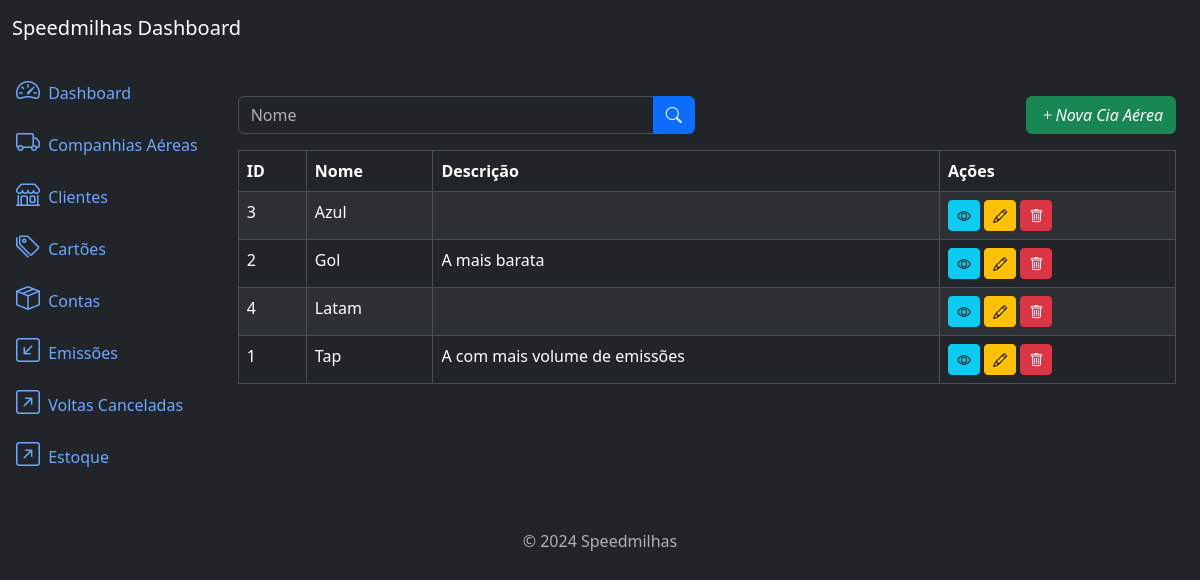
The app's page /airlines/list/, older data.
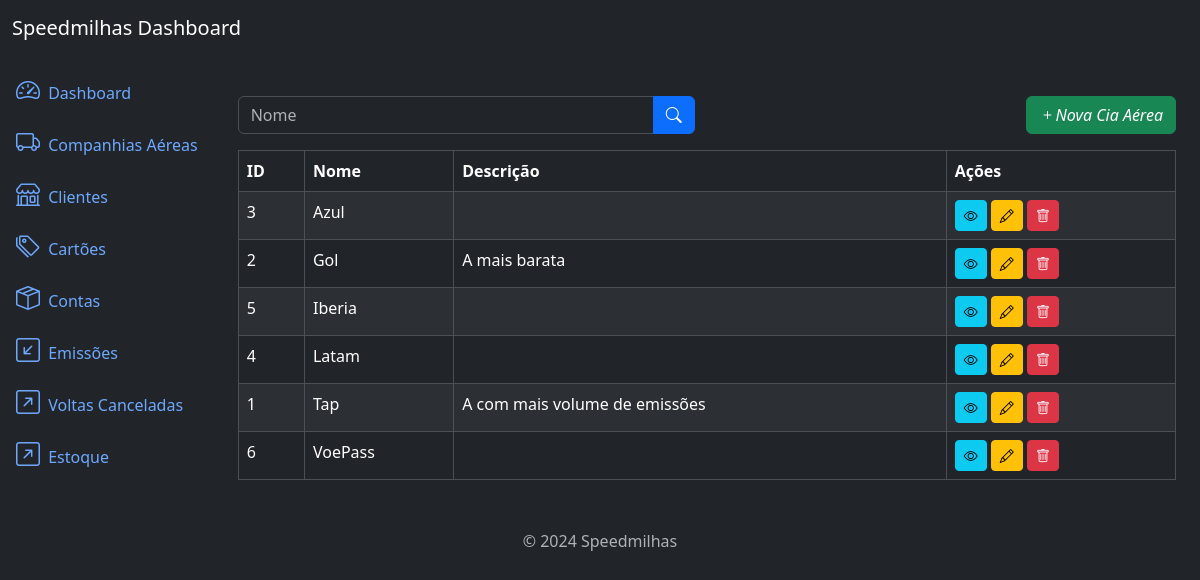
The same page, newer data.
### airlines/models.py (models this page shows, shortened)
class Airline(models.Model):
    name = models.CharField(max_length=50)
    description = models.TextField(null=True, blank=True)
    created_at = models.DateField(auto_now_add=True)
    updated_at = models.DateField(auto_now=True)
    class Meta:
        ordering = ['name']

### airlines/views.py (the view)
# urls.py: path('airlines/list/', AirlineListView.as_view(), name='airline_list'),
class AirlineListView(ListView):
    model = Airline
    template_name = 'airline_list.html'
    context_object_name = 'airlines'
    paginate_by = 10
    def get_queryset(self):
        queryset = super().get_queryset()
        name = self.request.GET.get('name')
        if name:
            queryset = queryset.filter(name__icontains=name)
        return queryset

### airlines/templates/airline_list.html (shortened to what this page needs)
{% extends 'base.html' %}
{% block content %}
<div class="row mb-3">
    <div class="col md-6">
        <form method="get" action="{% url 'airline_list' %}">
            <div class="input-group">
                <input type="text" class="form-control" name="name" placeholder="Nome" value="{{ request.GET.name }}">
                <button type="submit" class="btn btn-primary">
                    <i class="bi bi-search"></i>
                </button>
            </div>
        </form>
    </div>
    <div class="col md-6">
        <a href="{% url 'airline_create' %}" class="btn btn-success float-end">
            <i class="bi bi-plus">Nova Cia Aérea</i>
        </a>
    </div>
</div>
<div class="table-responsive">
    <table class="table table-striped table-bordered">
        <thead class="thead-dark">
            <tr>
                <th>ID</th>
                <th>Nome</th>
                <th>Descrição</th>
                <th>Ações</th>
            </tr>
        </thead>
        <tbody>
            {% for airline in airlines %}
            <tr>
                <td>{{ airline.id }}</td>
                <td>{{ airline.name }}</td>
                <td>{{ airline.description }}</td>
                <td>
                    <a href="{% url 'airline_detail' airline.id %}" class="btn btn-info btn-sm">
                        <i class="bi bi-eye"></i>
                    </a>
                    <a href="{% url 'airline_update' airline.id %}" class="btn btn-warning btn-sm">
                        <i class="bi bi-pencil"></i>
                    </a>
                    <a href="{% url 'airline_delete' airline.id %}" class="btn btn-danger btn-sm">
                        <i class="bi bi-trash"></i>
                    </a>
                </td>
            </tr>
            {% endfor %}
        </tbody>
    </table>
</div>
{% endblock %}

Row changes from the older to the newer data that the page shows:
added Airline: id "5", name "Iberia"
added Airline: id "6", name "VoePass"
